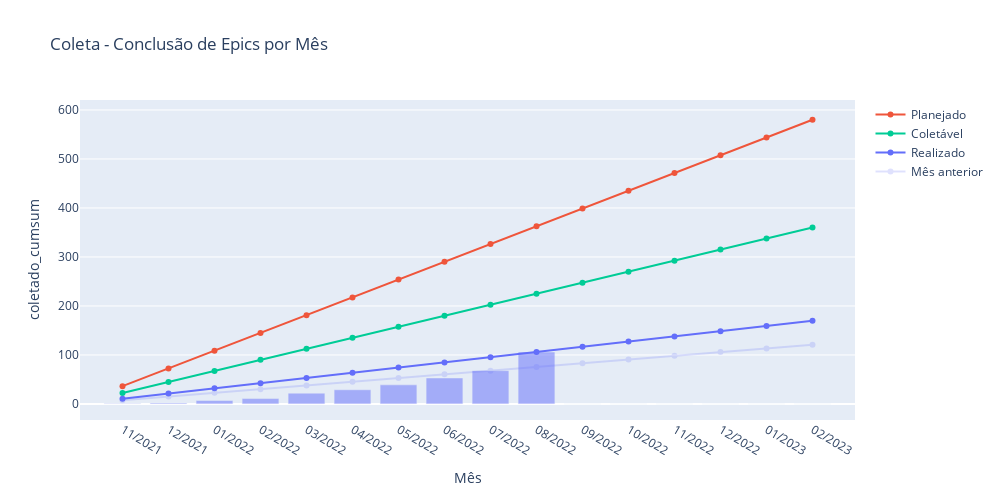

Here is the notebook cell this chart was saved with:
### Code cell
import plotly
import plotly.graph_objects as go 
import plotly.figure_factory as ff
import plotly.express as px

def plot_speed_epics(df, title):     
            
    # Medindo velocidade atual
    velocidade_total = df["closed"].mean()          
    df["closed_cumsum"] = df["closed"].cumsum()
    velocidade_coleta = df["Coletado"].mean()       
    velocidade_mes_anterior = df["Coletado"][:-1].mean()          
    df["coletado_cumsum"] = df["Coletado"].cumsum()         
    df["naocoletado_cumsum"] = df["Não coletável"].cumsum()   

    df = df.merge( pd.DataFrame(["11/2021", "12/2021"] + [f'{x:02d}/2022' for x in range(1,13)] + 
                                ["01/2023", "02/2023"], columns=["month_year"]), how="right").fillna(0)       
    # Baselines
    n_templates = 15 + 5            # 15 + 5 municipios
    total_epics_by_template = 29    # Siplanweb    
    
    total_epics = total_epics_by_template * n_templates    
    total_months = df.shape[0]
    ideal_speed = total_epics / total_months
    
    media_nao_coletavel = (12 + 12 + 12 + 8) / 4   # Siplanweb + Betha + MunicipalNet + ADPM    
    total_coletaveis = total_epics - (media_nao_coletavel * n_templates)
    ideal_speed_discounted = total_coletaveis / total_months
            
    # Plot
    fig =  px.bar(df, x="month_year", y="coletado_cumsum", title=title, opacity=0.5, height=500, width=1000, #, "naocoletado_cumsum"
                 labels={"value":"Epics concluídas (acumulado)", "month_year":"Mês", 'variable':''})

    fig.update_layout(yaxis = dict(tickmode = 'linear', tick0 = 0, dtick = 100))
    fig.add_traces([
        go.Scatter(x=df.month_year, y=[i * ideal_speed for i in range(1, total_months+1)], name="Planejado", opacity=1,
                  line=go.scatter.Line(color='#ef553b')), #color="red" ff6692 ef553b     
        go.Scatter(x=df.month_year, y=[i * ideal_speed_discounted for i in range(1, total_months+1)], name="Coletável",
                  line=go.scatter.Line(color="#00CC96")), #AB63FA
        go.Scatter(x=df.month_year, y=[i * velocidade_coleta for i in range(1, total_months+1)], name="Realizado",
                  line=go.scatter.Line(color="#636efa"), opacity=1),#, text=df), #8c86ff
        go.Scatter(x=df.month_year, y=[i * velocidade_mes_anterior for i in range(1, total_months+1)], name="Mês anterior",
                  line=go.scatter.Line(color="#636efa"), opacity=0.2),#, text=df), #8c86ff
        # go.Scatter(x=df.month_year, y=[i * velocidade_total for i in range(1, total_months+1)], name="Total Fechado",
        #           line=go.scatter.Line(color="blue"), opacity=0.1),
    ])
    
    return fig

#-------------------------------------------------------------------------------------
#4c72b0', '#dd8452', '#55a868', '#c44e52', '#8172b3', 
# '#937860', '#da8bc3', '#8c8c8c', '#ccb974', '#64b5cd'

count_epics_month_df = pd.read_csv("data/count_epics_month.csv")
plot_speed_epics(count_epics_month_df, title='Coleta - Conclusão de Epics por Mês')

### Figure 1 — Plotly figure (JSON) as saved in the notebook; plotly's stock layout.template omitted (floating-point values rounded to 4 significant figures)
{"data": [{"alignmentgroup": "True", "hovertemplate": "Mês=%{x}<br>coletado_cumsum=%{y}<extra></extra>", "legendgroup": "", "marker": {"color": "#636efa", "opacity": 0.5, "pattern": {"shape": ""}}, "name": "", "offsetgroup": "", "orientation": "v", "showlegend": false, "textposition": "auto", "type": "bar", "x": ["11/2021", "12/2021", "01/2022", "02/2022", "03/2022", "04/2022", "05/2022", "06/2022", "07/2022", "08/2022", "09/2022", "10/2022", "11/2022", "12/2022", "01/2023", "02/2023"], "xaxis": "x", "y": [1, 2, 7, 11, 22, 29, 39, 53, 68, 106, 0, 0, 0, 0, 0, 0], "yaxis": "y"}, {"line": {"color": "#ef553b"}, "name": "Planejado", "opacity": 1, "type": "scatter", "x": ["11/2021", "12/2021", "01/2022", "02/2022", "03/2022", "04/2022", "05/2022", "06/2022", "07/2022", "08/2022", "09/2022", "10/2022", "11/2022", "12/2022", "01/2023", "02/2023"], "y": [36.25, 72.5, 108.8, 145, 181.2, 217.5, 253.8, 290, 326.2, 362.5, 398.8, 435, 471.2, 507.5, 543.8, 580]}, {"line": {"color": "#00CC96"}, "name": "Coletável", "type": "scatter", "x": ["11/2021", "12/2021", "01/2022", "02/2022", "03/2022", "04/2022", "05/2022", "06/2022", "07/2022", "08/2022", "09/2022", "10/2022", "11/2022", "12/2022", "01/2023", "02/2023"], "y": [22.5, 45, 67.5, 90, 112.5, 135, 157.5, 180, 202.5, 225, 247.5, 270, 292.5, 315, 337.5, 360]}, {"line": {"color": "#636efa"}, "name": "Realizado", "opacity": 1, "type": "scatter", "x": ["11/2021", "12/2021", "01/2022", "02/2022", "03/2022", "04/2022", "05/2022", "06/2022", "07/2022", "08/2022", "09/2022", "10/2022", "11/2022", "12/2022", "01/2023", "02/2023"], "y": [10.6, 21.2, 31.8, 42.4, 53, 63.6, 74.2, 84.8, 95.4, 106, 116.6, 127.2, 137.8, 148.4, 159, 169.6]}, {"line": {"color": "#636efa"}, "name": "Mês anterior", "opacity": 0.2, "type": "scatter", "x": ["11/2021", "12/2021", "01/2022", "02/2022", "03/2022", "04/2022", "05/2022", "06/2022", "07/2022", "08/2022", "09/2022", "10/2022", "11/2022", "12/2022", "01/2023", "02/2023"], "y": [7.556, 15.11, 22.67, 30.22, 37.78, 45.33, 52.89, 60.44, 68, 75.56, 83.11, 90.67, 98.22, 105.8, 113.3, 120.9]}], "layout": {"barmode": "relative", "height": 500, "legend": {"tracegroupgap": 0}, "title": {"text": "Coleta - Conclusão de Epics por Mês"}, "width": 1000, "xaxis": {"anchor": "y", "autorange": true, "domain": [0, 1], "range": [-0.9243, 15.92], "title": {"text": "Mês"}, "type": "category"}, "yaxis": {"anchor": "x", "autorange": true, "domain": [0, 1], "dtick": 100, "range": [-32.75, 620.3], "tick0": 0, "tickmode": "linear", "title": {"text": "coletado_cumsum"}, "type": "linear"}}}
